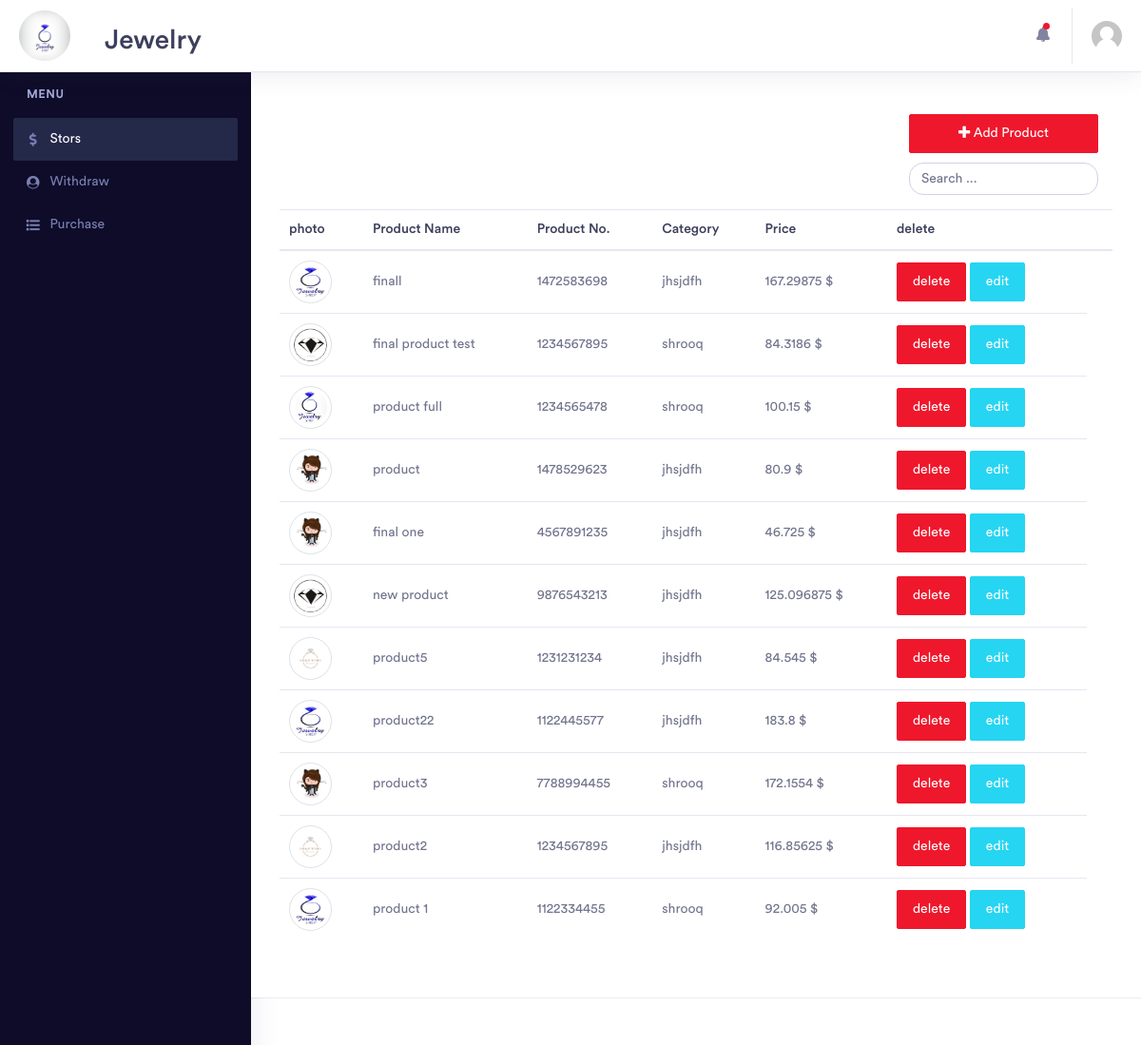
Screenshot of /website/products.php?data=2 (signed in) with the database file from the repository.
### tables this page shows
CREATE TABLE `product` (
  `id` int(11) NOT NULL,
  `name` varchar(500) NOT NULL,
  `photo` varchar(500) NOT NULL,
  `cat_id` int(11) NOT NULL,
  `gold_weight` float NOT NULL,
  `gold_kerat` int(11) NOT NULL,
  `manuf` float NOT NULL,
  `store_id` int(11) NOT NULL,
  `number` varchar(500) NOT NULL,
  `number_buy` int(11) NOT NULL DEFAULT '0'
);

CREATE TABLE `category` (
  `id` int(11) NOT NULL,
  `name` varchar(500) NOT NULL,
  `photo` varchar(500) NOT NULL
);

CREATE TABLE `price_gold` (
  `id` int(11) NOT NULL,
  `price_12` float NOT NULL,
  `price_14` float NOT NULL,
  `price_18` float NOT NULL,
  `price_21` float NOT NULL,
  `price_22` float NOT NULL,
  `price_24` float NOT NULL,
  `last_update` datetime NOT NULL
);

### website/core/website.class.php (called while the page is built, shortened)
<?php
class website
{
    private $conn;
    public function __construct()
    {
        $this->conn = mysqli_connect("localhost", "root", "", "jewelry");
    }
    public function display_products($id){
        if ($id == '0') {
            $result_pro = mysqli_query($this->conn, "select * from product order by id desc");
        } else {
            $result_pro = mysqli_query($this->conn, "select * from product where store_id=$id order by id desc");
        }
        if (mysqli_num_rows($result_pro) > 0) {
            $row = array();
            while ($row_prod = mysqli_fetch_array($result_pro)) {
                $row[] = $row_prod;
            }
            return $row;
        } else {
            return null;
        }
    }
    public function get_category_name($id){
        $result = mysqli_query($this->conn,"select name from category where id=$id");
        if(mysqli_num_rows($result)>0){
            $data = array();
            while($row = mysqli_fetch_array($result)){
                $data[]=$row;
            }
        }
        return $data;
    }
    public function get_price($gold_kerat)
    {
        $result_price = mysqli_query($this->conn, 'select * from price_gold');
        while ($price_data = mysqli_fetch_array($result_price)) {
            if ($gold_kerat == '24') {
                $price = $price_data['price_24'];
            } else if ($gold_kerat == '22') {
                $price = $price_data['price_22'];
            } else if ($gold_kerat == '21') {
                $price = $price_data['price_21'];
            } else if ($gold_kerat == '18') {
                $price = $price_data['price_18'];
            } else if ($gold_kerat == '14') {
                $price = $price_data['price_14'];
            } else {
                $price = $price_data['price_12'];
            }
        }
        return $price;
    }
}
?>

### website/products.php (the view, shortened to what this page needs)
<?php
include_once("core/website.class.php");
$obj = new website();
?>
<!doctype html>
<html lang="en">
<head>
    <link rel="stylesheet" href="../assets/vendor/bootstrap/css/bootstrap.min.css">
    <link href="../assets/vendor/fonts/circular-std/style.css" rel="stylesheet">
    <link rel="stylesheet" href="../assets/libs/css/style.css">
    <link rel="stylesheet" href="../assets/vendor/fonts/fontawesome/css/fontawesome-all.css">
    <link rel="stylesheet" href="../assets/vendor/charts/chartist-bundle/chartist.css">
    <link rel="stylesheet" href="../assets/vendor/charts/morris-bundle/morris.css">
    <link rel="stylesheet" href="../assets/vendor/fonts/material-design-iconic-font/css/materialdesignicons.min.css">
    <link rel="stylesheet" href="../assets/vendor/charts/c3charts/c3.css">
    <link rel="stylesheet" href="../assets/vendor/fonts/flag-icon-css/flag-icon.min.css">
    <link rel="stylesheet" href="../assets/style/style.css">
</head>
<body>
    <div class="dashboard-main-wrapper">
        <div class="dashboard-header">
            <nav class="navbar navbar-expand-lg bg-white fixed-top">
                <a class="navbar-brand" href="saller_index.php">
                    <img src="../assets/img/logo.jpg" alt="logo" id="logo">
                </a>
                <h2 id="logo-h"> Jewelry</h2>
                <div class="collapse navbar-collapse " id="navbarSupportedContent">
                    <ul class="navbar-nav ml-auto navbar-right-top">
                        <li class="nav-item dropdown notification">
                            <a class="nav-link nav-icons" href="#" id="navbarDropdownMenuLink1" data-toggle="dropdown" aria-haspopup="true" aria-expanded="false"><i class="fas fa-fw fa-bell"></i> <span class="indicator"></span></a>
                        </li>
                        <li class="nav-item dropdown nav-user">
                            <a class="nav-link nav-user-img" href="#" id="navbarDropdownMenuLink2" data-toggle="dropdown" aria-haspopup="true" aria-expanded="false">
                                <img src="../assets/users_img/<?=$_SESSION['user_img']?>" alt="" class="user-avatar-md rounded-circle">
                            </a>
                        </li>
                    </ul>
                </div>
            </nav>
        </div>
        <div class="nav-left-sidebar sidebar-dark">
            <div class="menu-list">
                <nav class="navbar navbar-expand-lg navbar-light">
                    <div class="collapse navbar-collapse" id="navbarNav">
                        <ul class="navbar-nav flex-column">
                            <li class="nav-divider">
                                Menu
                            </li>
                            <li class="nav-item ">
                                <a class="nav-link active" href="saller_index.php">
                                    <i class="fa fa-fw fa-dollar-sign"></i>Stors</a>
                            </li>
                            <li class="nav-item">
                                <a class="nav-link" href="withdraw.php">
                                    <i class="fa fa-fw fa-user-circle"></i>Withdraw</a>
                            </li>
                            <li class="nav-item">
                                <a class="nav-link" href="purchase.php">
                                    <i class="fas fa-fw fa-list"></i>Purchase</a>
                            </li>
                        </ul>
                    </div>
                </nav>
            </div>
        </div>
        <div class="dashboard-wrapper">
            <div class="dashboard-ecommerce">
                <div class="container-fluid dashboard-content ">
                <form class="form-inline form-search" name="Search" method="post" enctype="multipart/form-data">
                    <div class="form-group" style="display: grid">
                        <?php if($_GET['data']!=0){?>
                    <a href="javascript:add_product();" class="btn btn-danger" id="add_cat" style="margin-bottom: 10px;"><i class="fa fa-plus"></i>
                                Add Product</a>
                        <?php } ?>
                        <input type="search" class="form-control search-text" id="search" placeholder="Search ..."
                            name="text">
                    </div>
                </form>
                <div class="table-users">
                        <table class="table table-hover dataTable">
                            <thead>
                                <tr>
                                    <th>photo</th>
                                    <th>Product Name</th>
                                    <th>Product No.</th>
                                    <th>Category</th>
                                    <th>Price</th>
                                    <th>delete<th>
                                </tr>
                            </thead>
                            <tbody id="result_search">
                                <?php
                                $result_product = $obj->display_products($_GET['data']);
                                if($result_product!= null){
                                foreach ($result_product as $ydata) {?>
                                    <tr data-id="<?php echo $ydata['id'] ?>">
                                        <td class="img"><img src="../assets/product_img/<?=$ydata['photo']?>" alt="personal photo" class="img-thumbnail rounded-circle product_img" id="personal-photo"></td>
                                        <td class="name"><?=$ydata['name'];?></td>
                                        <td class="number"><?=$ydata['number'];?></td>
                                        <td class="cat_name" data='<?=$ydata['cat_id']?>'><?php
                                            $result = $obj->get_category_name($ydata['cat_id']);
                                            foreach($result as $row){
                                                echo $row['name'];
                                            }
                                        ?></td>
                                        <td><?=($ydata['gold_weight']*$obj->get_price($ydata['gold_kerat'])+$ydata['manuf']); ?> $</td>
                                        <td>
                                            <a href="javascript:delete_product(<?php echo $ydata['id'] ?>);" class="btn btn-danger">delete</a>
                                            <a href="javascript:edit_product(<?php echo $ydata['id'] ?>);" class="btn btn-info">edit</a>
                                            </td>
                                   </tr>
                                  <?php }
                                  }else{?>
                                      <tr><?php echo "No Products";?></tr>
                                 <?php }?>
                            </tbody>
                        </table>
                </div>
                </div>
            </div>
        </div>
            <div class="footer">
                <div class="container-fluid">
                    <div class="row">
                            <span><a href="#"><i class="fab">&#xf09a;</i></a></span>
                            <span><a href="#"><i class="fab">&#xf099;</i></a></span>
                            <span><a href="#"><i class="fab">&#xf08c;</i></a></span>
                    </div>
                </div>
            </div>
        </div>
</body>
</html>

### assets/style/style.css (style rules this page uses)
* { margin: 0; padding: 0; -webkit-box-sizing: border-box; -moz-box-sizing: border-box; -webkit-box-sizing: border-box; box-sizing: border-box; }
#logo { width: 54px; border-radius: 100px; }
#logo-h { padding-top: 25px; }
.form-search { float: right; margin: 15px; }
.search-text { border-radius: 15px }
#personal-photo { width: 45px; height: 45px; }
#add_cat { float: right; }

### rows the page displays
product: photo (picture), name "finall", number "1472583698", gold_weight+gold_kerat+manuf "167.29875"
category: name "jhsjdfh"
product: photo (picture), name "final product test", number "1234567895", gold_weight+gold_kerat+manuf "84.3186"
category: name "shrooq"
product: photo (picture), name "product full", number "1234565478", gold_weight+gold_kerat+manuf "100.15"
product: photo (picture), name "product", number "1478529623", gold_weight+gold_kerat+manuf "80.9"
product: photo (picture), name "final one", number "4567891235", gold_weight+gold_kerat+manuf "46.725"
product: photo (picture), name "new product", number "9876543213", gold_weight+gold_kerat+manuf "125.096875"
product: photo (picture), name "product5", number "1231231234", gold_weight+gold_kerat+manuf "84.545"
product: photo (picture), name "product22", number "1122445577", gold_weight+gold_kerat+manuf "183.8"
product: photo (picture), name "product3", number "7788994455", gold_weight+gold_kerat+manuf "172.1554"
product: photo (picture), name "product2", number "1234567895", gold_weight+gold_kerat+manuf "116.85625"
product: photo (picture), name "product 1", number "1122334455", gold_weight+gold_kerat+manuf "92.005"
